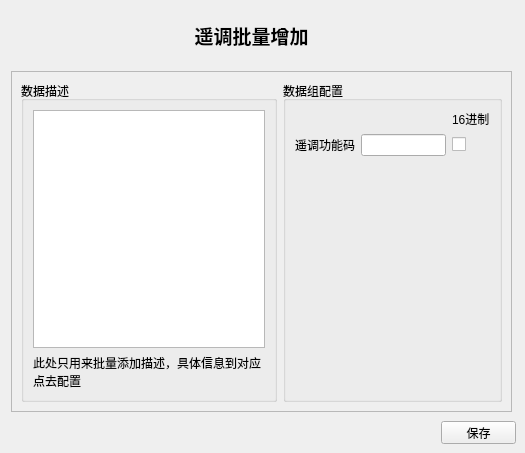
   <widget class="QWidget" name="YTSwidget">
    <widget class="QPushButton" name="PBytssave">
     <property name="geometry">
      <rect>
       <x>441</x>
       <y>421</y>
       <width>75</width>
       <height>23</height>
      </rect>
     </property>
     <property name="text">
      <string>保存</string>
     </property>
    </widget>
    <widget class="QLabel" name="label_32">
     <property name="geometry">
      <rect>
       <x>176</x>
       <y>10</y>
       <width>151</width>
       <height>51</height>
      </rect>
     </property>
     <property name="font">
      <font>
       <family>新宋体</family>
       <pointsize>14</pointsize>
       <weight>75</weight>
       <bold>true</bold>
      </font>
     </property>
     <property name="text">
      <string>遥调批量增加</string>
     </property>
     <property name="alignment">
      <set>Qt::AlignCenter</set>
     </property>
    </widget>
    <widget class="QFrame" name="frame_6">
     <property name="geometry">
      <rect>
       <x>11</x>
       <y>71</y>
       <width>501</width>
       <height>341</height>
      </rect>
     </property>
     <property name="frameShape">
      <enum>QFrame::StyledPanel</enum>
     </property>
     <property name="frameShadow">
      <enum>QFrame::Raised</enum>
     </property>
     <layout class="QHBoxLayout" name="horizontalLayout_3">
      <item>
       <widget class="QGroupBox" name="groupBox_12">
        <property name="title">
         <string>数据描述</string>
        </property>
        <layout class="QVBoxLayout" name="verticalLayout_6">
         <item>
          <widget class="QPlainTextEdit" name="TEyts">
           <property name="lineWrapMode">
            <enum>QPlainTextEdit::NoWrap</enum>
           </property>
          </widget>
         </item>
         <item>
          <widget class="QLabel" name="label_65">
           <property name="text">
            <string>此处只用来批量添加描述，具体信息到对应点去配置</string>
           </property>
           <property name="wordWrap">
            <bool>true</bool>
           </property>
          </widget>
         </item>
        </layout>
       </widget>
      </item>
      <item>
       <widget class="QGroupBox" name="groupBox_13">
        <property name="maximumSize">
         <size>
          <width>250</width>
          <height>16777215</height>
         </size>
        </property>
        <property name="title">
         <string>数据组配置</string>
        </property>
        <layout class="QGridLayout" name="gridLayout_7">
         <item row="2" column="0">
          <widget class="QLabel" name="label_102">
           <property name="text">
            <string>遥调功能码</string>
           </property>
          </widget>
         </item>
         <item row="3" column="0">
          <spacer name="verticalSpacer_7">
           <property name="orientation">
            <enum>Qt::Vertical</enum>
           </property>
           <property name="sizeHint" stdset="0">
            <size>
             <width>20</width>
             <height>242</height>
            </size>
           </property>
          </spacer>
         </item>
         <item row="2" column="1">
          <widget class="QLineEdit" name="LE5">
           <property name="alignment">
            <set>Qt::AlignRight|Qt::AlignTrailing|Qt::AlignVCenter</set>
           </property>
          </widget>
         </item>
         <item row="2" column="2">
          <widget class="QCheckBox" name="CB5">
           <property name="text">
            <string/>
           </property>
          </widget>
         </item>
         <item row="1" column="2">
          <widget class="QLabel" name="label_55">
           <property name="maximumSize">
            <size>
             <width>40</width>
             <height>40</height>
            </size>
           </property>
           <property name="text">
            <string>16进制</string>
           </property>
          </widget>
         </item>
        </layout>
       </widget>
      </item>
     </layout>
    </widget>
   </widget>
